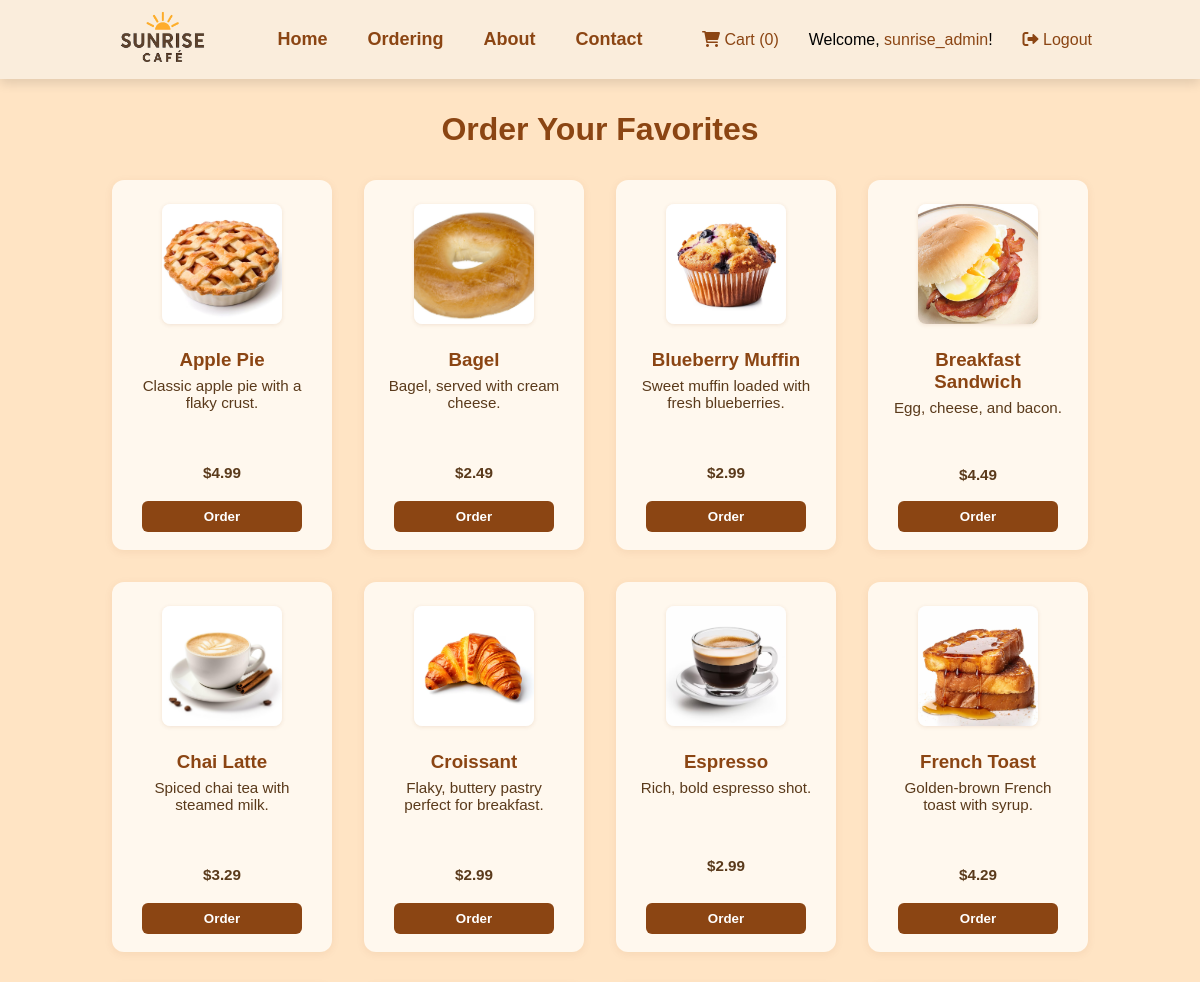
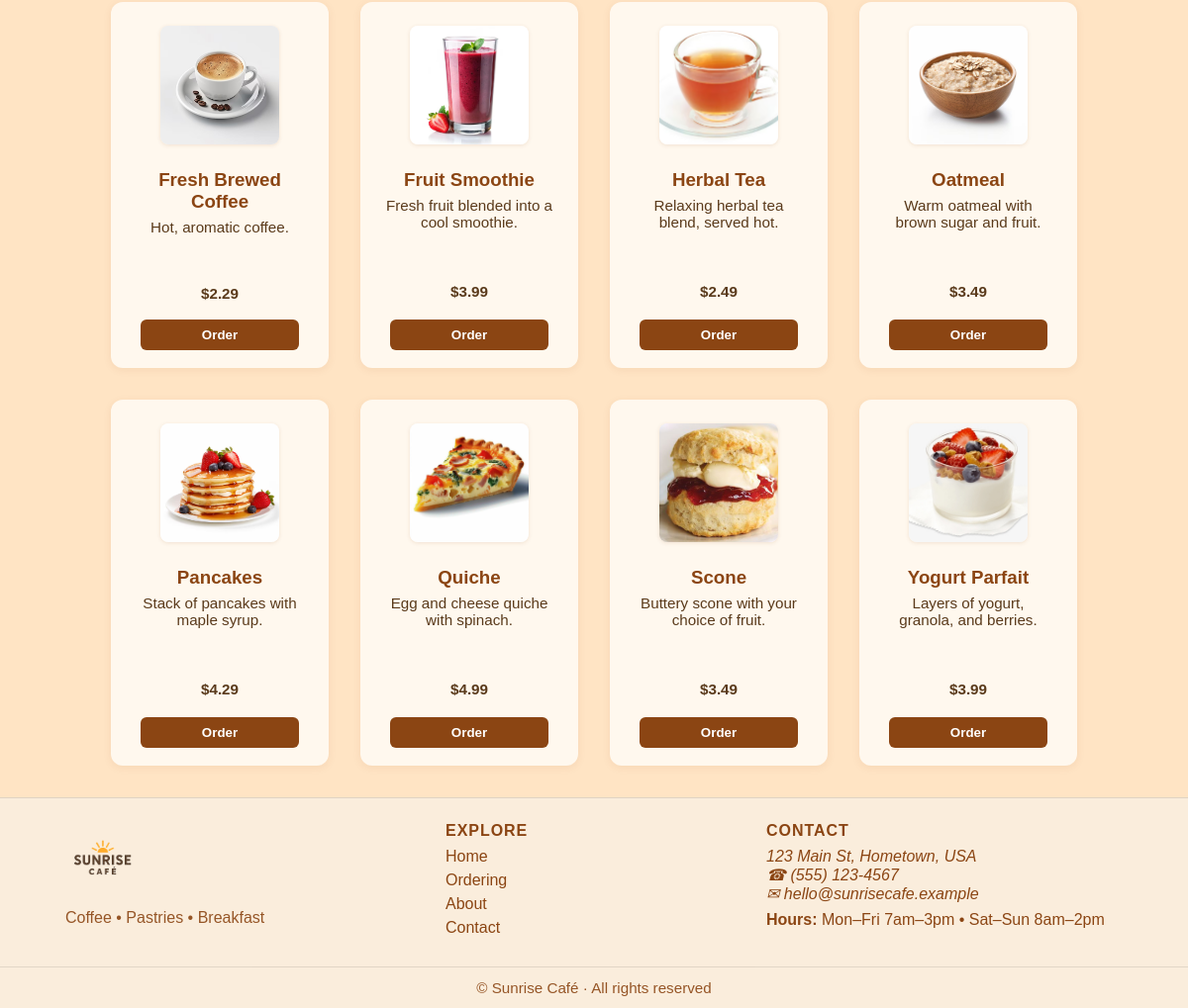
Page /ordering (signed in) on the committed database (2 pictures, top to bottom).
### Sunrise Website updated/app.py (models this page shows, shortened)
class User(db.Model, UserMixin):
    id = db.Column(db.Integer, primary_key=True)
    username = db.Column(db.String(20), unique=True, nullable=False)
    email = db.Column(db.String(120), unique=True, nullable=False)
    password_hash = db.Column(db.String(60), nullable=False)
    is_admin = db.Column(db.Boolean, nullable=False, default=False) # Added admin flag
    orders = db.relationship('Order', backref='user', lazy=True)

class Product(db.Model):
    id = db.Column(db.Integer, primary_key=True)
    name = db.Column(db.String(100), unique=True, nullable=False)
    description = db.Column(db.String(200), nullable=False)
    price = db.Column(db.Float, nullable=False)
    image_url = db.Column(db.String(100), nullable=False)
    stock = db.Column(db.Integer, nullable=False, default=0) # Inventory tracking

### Sunrise Website updated/app.py (the view)
@app.route('/ordering')
def ordering():
    products = Product.query.order_by(Product.name).all()
    return render_template("ordering.html", products=products)

### Sunrise Website updated/app.py (called while the page is built)
@login_manager.user_loader
def load_user(user_id):
    return User.query.get(int(user_id))

### Sunrise Website updated/templates/ordering.html
{% extends "template.html" %}
{% block head %}
  <link rel="stylesheet" href="{{url_for('static', filename='ordering.css')}}">
{% endblock %}
{% block body %}
  <main class="ordering-menu container">
    <h2 class="menu-title">Order Your Favorites</h2>
    <div class="menu-grid">
      {% for product in products %}
      <div class="menu-item">
        <img src="{{ url_for('static', filename=product.image_url) }}" alt="{{ product.name }}" class="menu-img">
        <h3>{{ product.name }}</h3>
        <p>{{ product.description }}</p>
        <p class="menu-price">${{ "%.2f"|format(product.price) }}</p>
        {% if product.stock > 0 %}
          <button class="order-btn">Order</button>
        {% else %}
          <button class="order-btn" disabled>Out of Stock</button>
        {% endif %}
      </div>
      {% endfor %}
    </div>
  </main>
{% endblock %}

### Sunrise Website updated/templates/template.html (shortened to what this page needs)
<!DOCTYPE html>
<html lang="en">
  <head>
    <link rel="stylesheet" href="https://cdnjs.cloudflare.com/ajax/libs/font-awesome/6.0.0-beta3/css/all.min.css">
    {% block head %}{% endblock %}
  </head>
  <body class = "{% block bodyclass %}{% endblock %}">
    <header class="site-header container">
    <h1 class="logo"><img src="{{url_for('static', filename='Images/image.png')}}" alt="Sunrise Cafe Logo"></h1>
    <nav class="main-nav">
      <ul>
        <li><a href="{{url_for('index')}}">Home</a></li>
        <li><a href="{{url_for('ordering')}}">Ordering</a></li>
        <li><a href="{{url_for('about')}}">About</a></li>
        <li><a href="#footer">Contact</a></li>
      </ul>
    </nav>
    <div class="icons">
    <a href="{{url_for('cart')}}" id="cart-link">
        <i class="fa-solid fa-cart-shopping"></i> Cart (<span id="cart-count">0</span>)
    </a>
    {% if current_user.is_authenticated %}
      {% if current_user.is_admin %}
        <span class="nav-welcome">
          Welcome, <a href="{{ url_for('admin') }}" class="admin-link">{{ current_user.username }}</a>!
        </span>
      {% else %}
        <span class="nav-welcome">
          Welcome, <a href="{{ url_for('my_history') }}" class="admin-link">{{ current_user.username }}</a>!
        </span>
      {% endif %}
      <a href="{{url_for('logout')}}" class="login-link">
        <i class="fa-solid fa-sign-out-alt"></i> Logout
      </a>
    {% else %}
      <a href="#" id="login-btn" class="login-link">
        <i class="fa-solid fa-user"></i> Login
      </a>
    {% endif %}
    </div>
    </header>
    {% block body %}{% endblock %}
    <footer id="footer" class="site-footer container" aria-label="Site footer">
      <div class="footer-inner">
        <section class="footer-col brand">
          <h2 class="footer-logo">
            <img src="{{url_for('static', filename='Images/image.png')}}" alt="Sunrise Cafe Logo">
          </h2>
          <p class="footer-tagline">Coffee • Pastries • Breakfast</p>
        </section>
        <nav class="footer-col links" aria-label="Quick links">
          <h3>Explore</h3>
          <ul>
            <li><a href="{{url_for('index')}}">Home</a></li>
            <li><a href="{{url_for('ordering')}}">Ordering</a></li>
            <li><a href="{{url_for('about')}}">About</a></li>
            <li><a href="#footer">Contact</a></li>
          </ul>
        </nav>
        <section class="footer-col contact" aria-label="Contact">
          <h3>Contact</h3>
          <address>
            123 Main St, Hometown, USA<br>
            <a href="tel:+15551234567" class="footer-link">☎ (555) 123-4567</a><br>
            <a href="mailto:hello@sunrisecafe.example" class="footer-link">✉ hello@sunrisecafe.example</a>
          </address>
          <p class="hours"><strong>Hours:</strong> Mon–Fri 7am–3pm • Sat–Sun 8am–2pm</p>
        </section>
      </div>
      <div class="footer-bottom">
        ©  Sunrise Café · All rights reserved
      </div>
    </footer>
  </body>
</html>

### Sunrise Website updated/static/ordering.css (style rules this page uses)
.ordering-menu { margin: 2em auto; max-width: 1000px; text-align: center; }
.menu-title { font-size: 2em; margin-bottom: 1em; color: #8B4513; }
.menu-grid { display: flex; flex-wrap: wrap; gap: 2em; justify-content: center; }
.menu-item { background: #fff8ee; border-radius: 12px; box-shadow: 0 2px 8px rgba(139,69,19,0.08); padding: 1.5em; width: 220px; display: flex; flex-direction: column; align-items: center; position: relative; min-height: 370px; }
.menu-img { width: 120px; height: 120px; object-fit: cover; border-radius: 8px; margin-bottom: 1em; box-shadow: 0 1px 4px rgba(139,69,19,0.12); }
.menu-item h3 { margin: 0.5em 0 0.3em 0; color: #8B4513; }
.menu-item p { font-size: 0.95em; margin-bottom: 1em; color: #5a3a1b; flex: 1 1 auto; }
.menu-price { display: block; font-size: 1.15em; color: #8B4513; font-weight: bold; margin: 0.5em 0; text-align: center; }
.order-btn { background: #8B4513; color: #fff; border: none; border-radius: 6px; padding: 0.6em 1.2em; font-weight: bold; cursor: pointer; transition: background 0.2s, color 0.2s; position: absolute; left: 50%; bottom: 18px; transform: translateX(-50%); width: 80%; max-width: 160px; }

### Sunrise Website updated/static/base.css (style rules this page uses)
* { margin: 0; padding: 0; box-sizing: border-box; list-style: none; font-family: 'Comic Sans MS', sans-serif; text-decoration: none; }
html { scroll-behavior: smooth; }
body { min-height: 100vh; display: flex; flex-direction: column; background-color: bisque; }
header { display: flex; justify-content: space-between; align-items: center; padding: 0 8px; background: #faeddc; box-shadow: 0 5px 10px rgba(0,0,0,0.11); height: 79px; }
.logo img { height: 110px; width: auto; object-fit: contain; vertical-align: middle; padding-left: 100px; }
.main-nav ul { display: flex; flex-direction: row; gap: 40px; align-items: center; font-weight: bold; font-size: large; }
.main-nav a { color: #8B4513; transition: background 0.2s, color 0.2s; }
.icons { display: flex; gap: 30px; align-items: center; padding-right: 100px; }
.icons a, .icons a i { color: #8B4513; transition: color 0.2s; }
.site-footer { background: #faeddc; color: #8B4513; border-top: 1px solid rgba(0,0,0,0.11); margin-top: auto; }
.site-footer a { color: #8B4513; text-decoration: none; }
.footer-inner { max-width: 1100px; margin: 0 auto; padding: 24px 16px; display: grid; gap: 24px; grid-template-columns: 1.2fr 1fr 1.2fr; }
.footer-col h3 { margin: 0 0 8px; font-size: 1rem; text-transform: uppercase; letter-spacing: .06em; }
.footer-logo img { height: 76px; width: auto; object-fit: contain; }
.footer-tagline { margin-top: 6px; opacity: .9; }
.footer-col ul { padding: 0; margin: 0; }
.footer-col li { margin: 6px 0; }
.hours { margin-top: 8px; }
.footer-bottom { border-top: 1px solid rgba(0,0,0,0.11); text-align: center; padding: 12px 16px; font-size: .95rem; opacity: .9; }

### rows in the picture
User: username "sunrise_admin"
Product: image_url (picture), name "Apple Pie", description "Classic apple pie with a flaky crust.", price "4.99", stock "Order"
Product: image_url (picture), name "Bagel", description "Bagel, served with cream cheese.", price "2.49", stock "Order"
Product: image_url (picture), name "Blueberry Muffin", description "Sweet muffin loaded with fresh blueberries.", price "2.99", stock "Order"
Product: image_url (picture), name "Breakfast Sandwich", description "Egg, cheese, and bacon.", price "4.49", stock "Order"
Product: image_url (picture), name "Chai Latte", description "Spiced chai tea with steamed milk.", price "3.29", stock "Order"
Product: image_url (picture), name "Croissant", description "Flaky, buttery pastry perfect for breakfast.", price "2.99", stock "Order"
Product: image_url (picture), name "Espresso", description "Rich, bold espresso shot.", price "2.99", stock "Order"
Product: image_url (picture), name "French Toast", description "Golden-brown French toast with syrup.", price "4.29", stock "Order"
Product: image_url (picture), name "Fresh Brewed Coffee", description "Hot, aromatic coffee.", price "2.29", stock "Order"
Product: image_url (picture), name "Fruit Smoothie", description "Fresh fruit blended into a cool smoothie.", price "3.99", stock "Order"
Product: image_url (picture), name "Herbal Tea", description "Relaxing herbal tea blend, served hot.", price "2.49", stock "Order"
Product: image_url (picture), name "Oatmeal", description "Warm oatmeal with brown sugar and fruit.", price "3.49", stock "Order"
Product: image_url (picture), name "Pancakes", description "Stack of pancakes with maple syrup.", price "4.29", stock "Order"
Product: image_url (picture), name "Quiche", description "Egg and cheese quiche with spinach.", price "4.99", stock "Order"
Product: image_url (picture), name "Scone", description "Buttery scone with your choice of fruit.", price "3.49", stock "Order"
Product: image_url (picture), name "Yogurt Parfait", description "Layers of yogurt, granola, and berries.", price "3.99", stock "Order"
